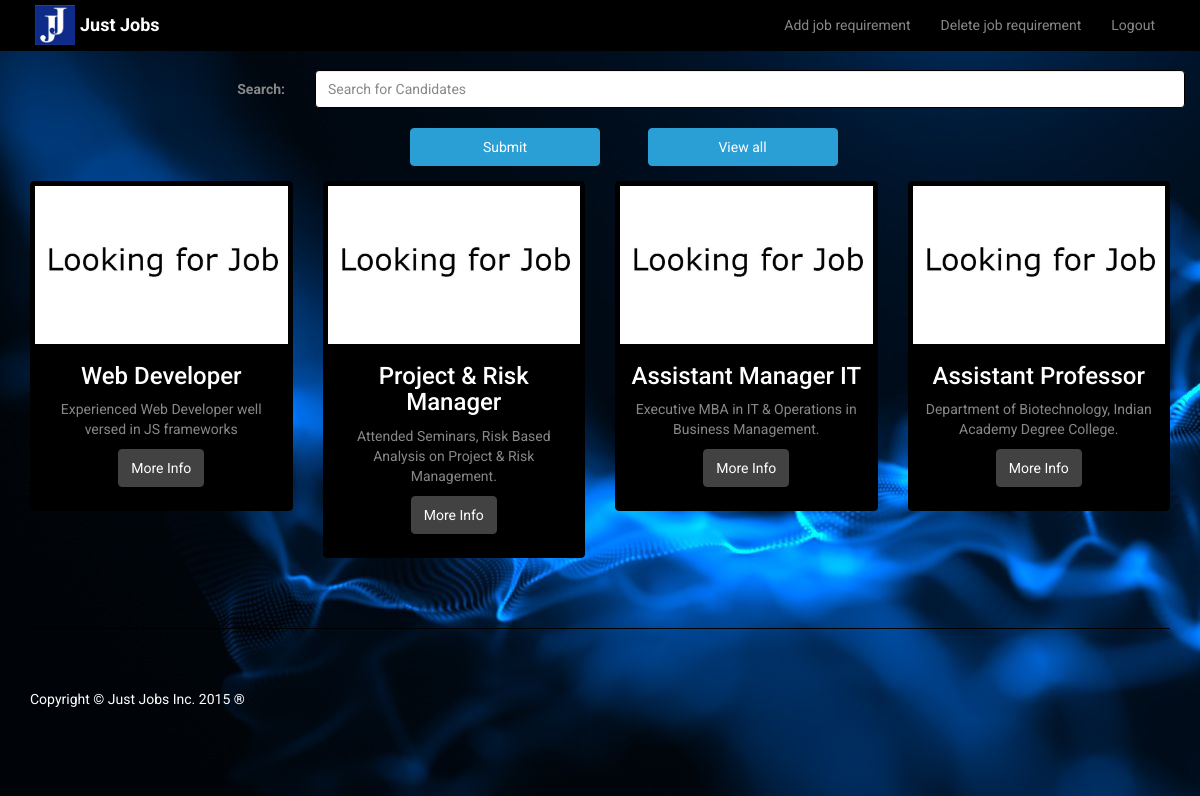
The page /home?all=1 (signed in) on the database its author committed.
### tables this page shows
CREATE TABLE IF NOT EXISTS `hire` (
`hid` int(11) NOT NULL,
  `title` varchar(30) NOT NULL,
  `desc` varchar(70) NOT NULL,
  `details` varchar(300) NOT NULL,
  `mob` bigint(20) NOT NULL,
  `poster` int(11) NOT NULL
);

### home.php (the view, shortened to what this page needs)
<!DOCTYPE html>
<html lang="en">
<head>
    <link href="css/bootstrap.min.css" rel="stylesheet">
    <link href="css/bootstrap-glyphicons.css" rel="stylesheet">
    <link href="css/heroic-features.css" rel="stylesheet">
</head>
<body>
    <nav class="navbar navbar-inverse navbar-fixed-top" role="navigation">
        <div class="container">
            <img class="img-thumbnail img-rounded navbar-left" src="img/fav.png" width="50px" onclick="location.href='index'">
            <div class="navbar-header">
                <a class="navbar-brand" href="index"><b>Just Jobs</b></a>
            </div>
            <div class="collapse navbar-collapse navbar-right" id="bs-example-navbar-collapse-1">
                <ul class="nav navbar-nav">
                    <li>
                        <?php if($_SESSION['login']==3): ?>
                        <a href="addetails">Add candidate profile</a>
                        <?php elseif($_SESSION['login']==2): ?>
                        <a href="addetails">Add job requirement</a>
                        <?php endif;?>
                    </li>
                    <li>
                        <?php if($_SESSION['login']==3): ?>
                        <a href="delentry">Delete candidate profile</a>
                        <?php elseif($_SESSION['login']==2): ?>
                        <a href="delentry">Delete job requirement</a>
                        <?php endif;?>
                    </li>
                    <li>
                        <a href="logout">Logout</a>
                    </li>
                </ul>
            </div>
        </div>
    </nav>
    <div class="container">
         <div class="row text-center">
         <form class="form-horizontal" action="home" method="POST" role="form">
             <div class="form-group">
                 <label class="control-label col-md-3" for="">Search:</label>
                 <div class="col-md-9">
                     <input type="text" class="form-control" name="search" placeholder="<?php if($_SESSION['login']==2) echo "Search for Candidates"; else echo "Search for Jobs"; ?>" required>
                </div>
                 <div class="col-md-12">&nbsp;</div>
                <div class="col-md-6 col-md-offset-3 text-center">
                    <button type="submit" class="btn btn-primary col-md-4 col-md-offset-2" name="jobbtn">Submit</button>
                    <a class="btn btn-primary col-md-4 col-md-offset-1" href="home?all=1">View all</a>
                </div>
             </div>
         </form>
         <?php
            if(isset($_POST['jobbtn'])){
                $key=$_POST['search'];
                if($_SESSION['login']==2)
                    $sql= mysql_query("SELECT * FROM hire WHERE title like '%$key%' OR `desc` LIKE '%key%' OR details LIKE '$key'") or die(mysql_error());
                elseif ($_SESSION['login']==3)
                    $sql= mysql_query("SELECT * FROM jobs WHERE title like '%$key%' OR `desc` LIKE '%key%' OR details LIKE '$key'") or die(mysql_error());
                if(mysql_num_rows($sql)){
                    while ($res=mysql_fetch_array($sql)) {
                        if($_SESSION['login']==2)
                            echo "<div class='col-md-3 col-sm-6 hero-feature'>
                                    <div class='thumbnail'>
                                        <img src='img/job.jpg'>
                                        <div class='caption'>
                                            <h4>".$res['title']."</h4>
                                            <p>".$res['desc']."</p>
                                            <p>
                                                <a href='details?hid=".$res['hid']."' class='btn btn-default'>More Info</a>
                                            </p>
                                        </div>
                                    </div>
                                </div>";
                        elseif ($_SESSION['login']==3)
                            echo "<div class='col-md-3 col-sm-6 hero-feature'>
                                    <div class='thumbnail'>
                                        <img src='img/hire.jpg'>
                                        <div class='caption'>
                                            <h4>".$res['title']."</h4>
                                            <p>".$res['desc']."</p>
                                            <p>
                                                <a href='details?jid=".$res['jid']."' class='btn btn-default'>More Info</a>
                                            </p>
                                        </div>
                                    </div>
                                </div>";
                    }
                }
                else {
                    echo "<div class='container'><div class='alert alert-success' id='nores'>
                            <a href='#' class='close' data-dismiss='alert' aria-label='close'>&times;</a>
                            <h5>No results found</h5>
                            <p>Try again with differnt keywords.</p>
                        </div></div>";
                }
            }
            elseif (isset($_GET['all']) AND $_GET['all']==1) {
                    if($_SESSION['login']==2)
                    $sql= mysql_query("SELECT * FROM hire") or die(mysql_error());
                elseif ($_SESSION['login']==3)
                    $sql= mysql_query("SELECT * FROM jobs") or die(mysql_error());
                if(mysql_num_rows($sql)){
                    while ($res=mysql_fetch_array($sql)) {
                        if($_SESSION['login']==2)
                            echo "<div class='col-md-3 col-sm-6 hero-feature'>
                                    <div class='thumbnail'>
                                        <img src='img/job.jpg'>
                                        <div class='caption'>
                                            <h4>".$res['title']."</h4>
                                            <p>".$res['desc']."</p>
                                            <p>
                                                <a href='details?hid=".$res['hid']."' class='btn btn-default'>More Info</a>
                                            </p>
                                        </div>
                                    </div>
                                </div>";
                    }
                }
            }
        ?>
        </div>
         <hr>
        <footer>
            <div class="row">
                <div class="col-lg-12">
                    <p style="color:white;">Copyright &copy; Just Jobs Inc. 2015 &reg;</p>
                </div>
            </div>
        </footer>
    </div>
</body>
</html>

### css/heroic-features.css (style rules this page uses)
body { padding-top: 70px; }
.hero-feature { margin-bottom: 30px; }
footer { margin: 50px 0; }

### home.php (style rules this page uses)
body { background:url(img/bg.jpg);background-attachment:fixed; }

### rows shown on the page
hire: title "Web Developer", desc "Experienced Web Developer well versed in JS frameworks"
hire: title "Project & Risk Manager", desc "Attended Seminars, Risk Based Analysis on Project & Risk Management."
hire: title "Assistant Manager IT", desc "Executive MBA in IT & Operations in Business Management."
hire: title "Assistant Professor", desc "Department of Biotechnology, Indian Academy Degree College."
